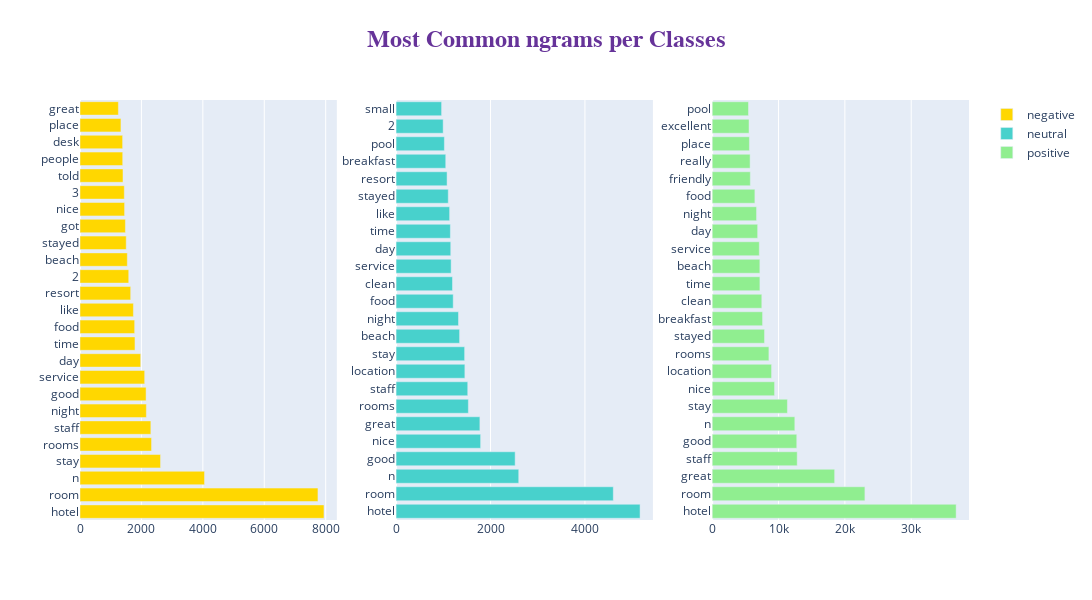

The code cell stored with this chart in its notebook:
### Markdown cell above
***
### Most Common ngrams¶
***

### Code cell
fig = make_subplots(rows=1, cols=3)
title_ = ["negative", "neutral", "positive"]

for i in range(3):
    texts = df[df["label"] == i]['tokenized_review']

    new = texts.str.split()
    new = new.values.tolist()
    corpus = [word for i in new for word in i]
    counter = Counter(corpus)
    most = counter.most_common()
    x, y = [], []

    for word, count in most[:30]:
        if word not in stopWords_nltk:
            x.append(word)
            y.append(count)

    fig.add_trace(go.Bar(
                x=y,
                y=x,
                orientation='h', type="bar",
        name=title_[i], marker=dict(color=colors[i])), 1, i+1)
    
fig.update_layout(
    autosize=False,
    width=2000,
    height=600,title=dict(
        text='<b>Most Common ngrams per Classes</b>',
        x=0.5,
        y=0.95,
        font=dict(
        family="Courier New, monospace",
        size=24,
        color="RebeccaPurple"
        )
    ),)


fig.show()

### Figure 1 — Plotly figure (JSON) as saved in the notebook; plotly's stock layout.template omitted (floating-point values rounded to 4 significant figures)
{"data": [{"marker": {"color": "gold"}, "name": "negative", "orientation": "h", "type": "bar", "x": [7944, 7748, 4055, 2623, 2330, 2307, 2161, 2152, 2106, 1976, 1790, 1780, 1739, 1650, 1587, 1541, 1505, 1479, 1452, 1443, 1400, 1391, 1388, 1333, 1250], "xaxis": "x", "y": ["hotel", "room", "n", "stay", "rooms", "staff", "night", "good", "service", "day", "time", "food", "like", "resort", "2", "beach", "stayed", "got", "nice", "3", "told", "people", "desk", "place", "great"], "yaxis": "y"}, {"marker": {"color": "mediumturquoise"}, "name": "neutral", "orientation": "h", "type": "bar", "x": [5168, 4601, 2598, 2522, 1791, 1775, 1531, 1518, 1457, 1452, 1345, 1322, 1210, 1195, 1166, 1158, 1150, 1134, 1105, 1080, 1052, 1023, 997, 964], "xaxis": "x2", "y": ["hotel", "room", "n", "good", "nice", "great", "rooms", "staff", "location", "stay", "beach", "night", "food", "clean", "service", "day", "time", "like", "stayed", "resort", "breakfast", "pool", "2", "small"], "yaxis": "y2"}, {"marker": {"color": "lightgreen"}, "name": "positive", "orientation": "h", "type": "bar", "x": [36774, 23018, 18459, 12816, 12750, 12457, 11340, 9404, 8953, 8551, 7892, 7596, 7480, 7195, 7186, 7105, 6855, 6687, 6438, 5752, 5718, 5610, 5556, 5475], "xaxis": "x3", "y": ["hotel", "room", "great", "staff", "good", "n", "stay", "nice", "location", "rooms", "stayed", "breakfast", "clean", "time", "beach", "service", "day", "night", "food", "friendly", "really", "place", "excellent", "pool"], "yaxis": "y3"}], "layout": {"autosize": false, "height": 600, "title": {"font": {"color": "RebeccaPurple", "family": "Courier New, monospace", "size": 24}, "text": "<b>Most Common ngrams per Classes</b>", "x": 0.5, "y": 0.95}, "width": 2000, "xaxis": {"anchor": "y", "domain": [0, 0.2889]}, "xaxis2": {"anchor": "y2", "domain": [0.3556, 0.6444]}, "xaxis3": {"anchor": "y3", "domain": [0.7111, 1]}, "yaxis": {"anchor": "x", "domain": [0, 1]}, "yaxis2": {"anchor": "x2", "domain": [0, 1]}, "yaxis3": {"anchor": "x3", "domain": [0, 1]}}}
